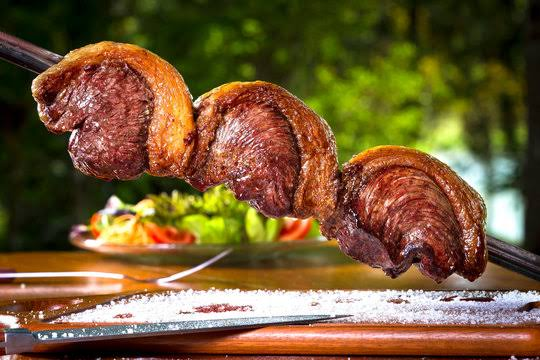
#> input picture churras.png, 540 x 360 px, given in place of churras.jpg, which was not available
$ jupyter execute image_processing_01.ipynb
#> lines starting #> are read from the running program, lines starting #| are printed output that depends on the picture; pictures that were not available may be replaced by others from this repository, and a replacement may not be noted
[cell 1]
import cv2
import numpy as np
import matplotlib.pyplot as plt

[cell 2]
from google.colab import files

[cell 3]
arquivo = files.upload()
#> the answer given: churras.png

[cell 4]
img_bgr = cv2.imread('churras.jpg')
#> img_bgr is the input picture: shape (360, 540, 3); mean B, G, R 52.2, 89.7, 116.5

[cell 5]
img_grey = cv2.cvtColor(img_bgr, cv2.COLOR_BGR2GRAY) #converting bgr to grey
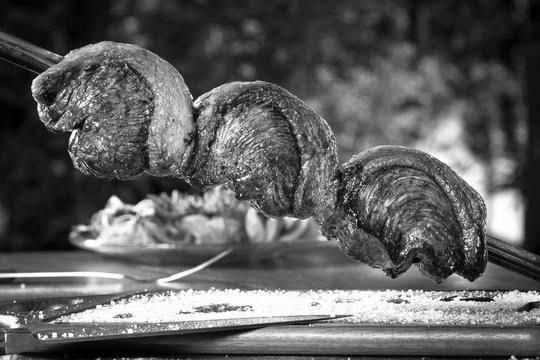
#> img_grey: shape (360, 540); min 0, max 255, mean 93.5
img_grey

[cell 6]
img_rgb = cv2.cvtColor(img_bgr, cv2.COLOR_BGR2RGB) #converting bgr to rgb
img_rgb

[cell 7]
img_hsv = cv2.cvtColor(img_bgr, cv2.COLOR_BGR2HSV) #converting bgr to hsv
#> img_hsv: shape (360, 540, 3); mean H, S, V 36.3, 173.4, 121.8
img_hsv

[cell 8]
plt.imshow(img_grey, cmap='gray')
plt.show()

[cell 9]
plt.figure(figsize=(5,3))#500x300
plt.imshow(img_rgb)
plt.title('BBQ IN RGB')
plt.show()

[cell 10]
plt.subplot(2,2,1)
plt.imshow(img_grey, cmap='gray')
plt.title('BBQ GREY')

plt.subplot(2,2,2)
plt.imshow(img_rgb)
plt.title('BBQ RGB')

plt.subplot(2,2,3)
plt.imshow(img_hsv)
plt.title('BBQ HSV')

plt.subplot(2,2,4)
plt.imshow(img_bgr)
plt.title('BBQ BGR')

plt.show()
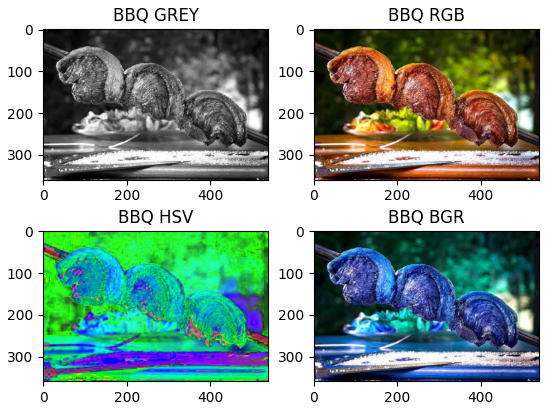
#> figure drawn by matplotlib, 4 panels; B, G, R data is drawn as R, G, B

plt

[cell 11]
fig, ax = plt.subplots(2,2,figsize=(6,4))

#eixo
ax[0][0].imshow(img_rgb) #img1
ax[0][0].set_title('BBQ  RGB')
ax[0][0].axis('off')

ax[0][1].imshow(img_bgr) #img2
ax[0][1].set_title('BBQ  BGR')
ax[0][1].axis('off')

ax[1][0].imshow(img_hsv) #img3
ax[1][0].set_title('BBQ  HSV')
ax[1][0].axis('off')

ax[1][1].imshow(img_grey, cmap='gray') #img4
ax[1][1].set_title('BBQ  GREY')
ax[1][1].axis('off')

plt.tight_layout()
plt.savefig('matriz_BBQ.png')
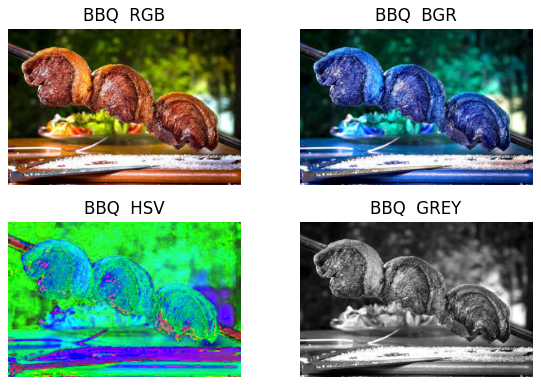
#> figure drawn by matplotlib, 4 panels; B, G, R data is drawn as R, G, B
plt.show()
